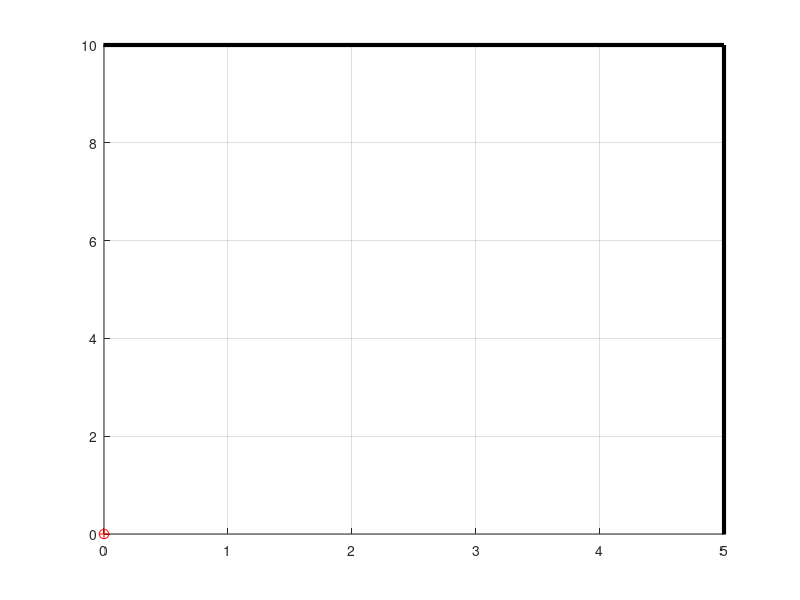

Source code (MATLAB):
clear;
clc;


# CALCULO DE CENTROIDE DE POLIGONOS
coords = ...
[0 5 10; 
 1 -5 10; 
 2 -5 -10;
 3 5 -10;
 4 5 10];

#[0 0 0; 
# 1 4 0; 
# 2 1.17 108;
# 3 0 108;
# 4 0 0];
 temp = size(coords);
 n = temp(1);
 
 x = coords(:,2);
 xmax = max(x);
 y = coords(:,3);
 ymax = max(y);
 
 A = 0;
 Cx = 0;
 Cy = 0;
  
 for i=1:(n-1)
   A = A + 1/2*(x(i)*y(i+1)-x(i+1)*y(i));
 endfor
 
 for i=1:(n-1)
   Cx = Cx + 1/(6*A)*(x(i)+x(i+1))*(x(i)*y(i+1)-x(i+1)*y(i));
   Cy = Cy + 1/(6*A)*(y(i)+y(i+1))*(x(i)*y(i+1)-x(i+1)*y(i));
 endfor
 
 axis([0,xmax,0,ymax])
 
 hold on;
 grid on;
 plot(x,y,"linewidth",3,"color","K")
 plot(Cx,Cy,"color","R","o","markersize",7)
 plot(Cx,Cy,"color","R","+","markersize",7)

 fprintf("Area de la figura: %f\n",A);
 fprintf("Abscisa del centroide: %f\n",Cx);
 fprintf("Ordenada del centroide: %f\n",Cy);
 
 
 
 
 
 